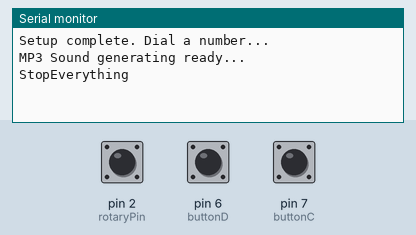
Simulated run of this sketch. Board: Arduino Uno, built with avr-gcc and run on an emulated ATmega328P. Parts: the last lines printed to the serial monitor. Inputs (shaded band) come from the test bench; at power-on: pin 2 (rotaryPin) HIGH, pin 7 (buttonC) LOW, pin 6 (buttonD) LOW. The audio player accepts every command and is not drawn.

Above: at 1.7 s.
1.8 s: pin 2 (rotaryPin) pulled LOW for 1 s
At 4.7 s:
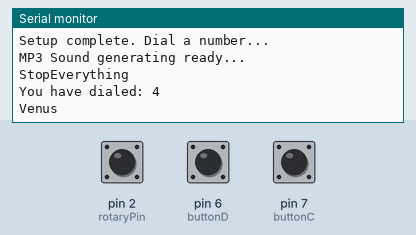
5.0 s: pin 7 (buttonC) pulled HIGH for 0.15 s
At 5.5 s:
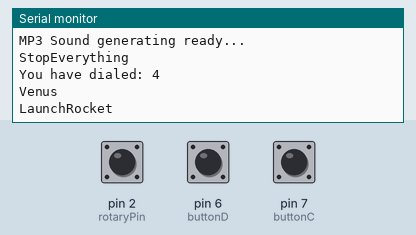
6.6 s: pin 2 (rotaryPin) pulled LOW for 3.2 s
At 11.6 s:
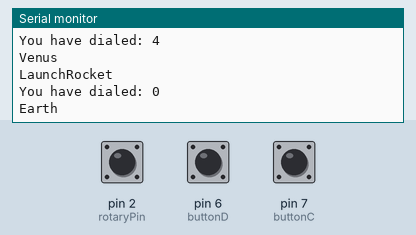
11.9 s: pin 2 (rotaryPin) pulsed LOW 5 times (0.12 s each, 0.3 s apart)
At 14.8 s:
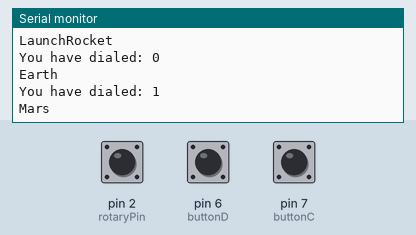
15.4 s: pin 2 (rotaryPin) pulsed LOW 5 times (0.12 s each, 0.3 s apart)
At 18.0 s:
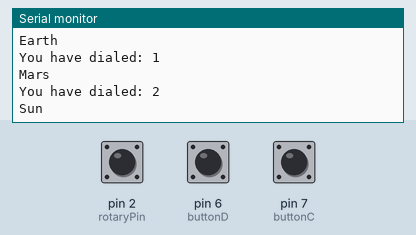
Timing chart, 0 to 19.5 s (numbered marks = the images above; inputs shaded):
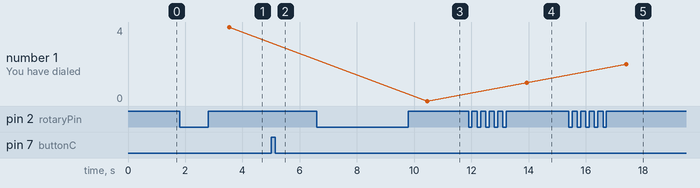

Measured:
- after the input at 1.8 s, the serial monitor: prints a new line after 1.7 s (image 1)
- after the input at 5.0 s, the serial monitor: prints a new line at once (image 2)
- after the input at 6.6 s, the serial monitor: prints a new line after 3.9 s (image 3)
- after the input at 11.9 s, the serial monitor: prints a new line after 2.0 s (image 4)
- after the input at 15.4 s, the serial monitor: prints a new line after 2.0 s (image 5)
- plotted number 1: 4 → 0 after the input at 6.6 s, 0 → 1 after the input at 11.9 s, 1 → 2 after the input at 15.4 s

The sketch:

Arduino-Code.ino
```cpp
// Libraries for DFPlayer Mini and software serial communication.

#include <DFRobotDFPlayerMini.h>
#include "SoftwareSerial.h"
#include "DFRobotDFPlayerMini.h"

int rotaryPin = 2; // Pin D2 where the rotary part of the phone is connected
int buttonC = 7;   // Button C connected to D7
int buttonD = 6;   // Button D connected to D6

int pulseCount = 0; // Used for tracking the number of pulses generated by rotary dial
bool dialing = false; // Indicates if a number is currently being dialed
unsigned long lastPulseTime = 0; // Tracks the time of the last pulse to detect when dialing is complete
bool buttonDState = false;       // Tracks the current state of the button
bool lastButtonDState = false;  // Tracks the previous state of the button

SoftwareSerial mySerial(10, 11); // RX, TX
DFRobotDFPlayerMini myDFPlayer; // Object to control the DFPlayer Mini module.

void setup() {
  pinMode(rotaryPin, INPUT_PULLUP); // Set rotaryPin as an input with an internal pull-up resistor. Is set to INPUT_PULLUP, so it reads HIGH when the circuit is open.
  pinMode(buttonC, INPUT); // Set as input for detecting button presses.
  pinMode(buttonD, INPUT); // Set as input for detecting button presses.

  Serial.begin(9600);
  Serial.println("Setup complete. Dial a number...");


  mySerial.begin(9600);
  if (!myDFPlayer.begin(mySerial)) {
    Serial.println("DFPlayer Mini initialization failed!");
    while (true);
  }
  myDFPlayer.volume(30); // Volume for speaker
  Serial.println("MP3 Sound generating ready...");
}

void loop() {
  // Read rotary dial state
  int rotaryState = digitalRead(rotaryPin);

  // Start the call button
  if (digitalRead(buttonC) == HIGH) {
    Serial.println("LaunchRocket");
    myDFPlayer.play(1);
    delay(200);
  }

  // Check if buttonD is pressed (falling edge detection)
  buttonDState = digitalRead(buttonD) == LOW;

  if (buttonDState && !lastButtonDState) { // Trigger only when button is pressed
    Serial.println("StopEverything");
    myDFPlayer.play(2);
  }

  lastButtonDState = buttonDState;

  if (rotaryState == LOW) {
    pulseCount++; // Increment pulse count on pulse
    lastPulseTime = millis(); // Record time of last pulse
    dialing = true; // Mark as dialing
  }

  if (dialing && millis() - lastPulseTime > 700) {
    int dialedNumber = -1; // Initialize with an invalid value

    // Map pulseCount ranges to dialed numbers
    if (pulseCount >= 10 && pulseCount <= 12) {
      dialedNumber = 1;
    } else if (pulseCount >= 13 && pulseCount <= 15) {
      dialedNumber = 2;
    } else if (pulseCount >= 16 && pulseCount <= 18) {
      dialedNumber = 3;
    } else if (pulseCount >= 19 && pulseCount <= 21) {
      dialedNumber = 4;
    } else if (pulseCount >= 22 && pulseCount <= 24) {
      dialedNumber = 5;
    } else if (pulseCount >= 25 && pulseCount <= 27) {
      dialedNumber = 6;
    } else if (pulseCount >= 28 && pulseCount <= 30) {
      dialedNumber = 7;
    } else if (pulseCount >= 31 && pulseCount <= 33) {
      dialedNumber = 8;
    } else if (pulseCount >= 34 && pulseCount <= 36) {
      dialedNumber = 9;
    } else if (pulseCount >= 37) {
      dialedNumber = 0;
    }

    // Print the detected number if valid
    if (dialedNumber != -1) {
      Serial.print("You have dialed: ");
      Serial.println(dialedNumber);

      // Add actions for each number
      if (dialedNumber == 0) {
        Serial.println("Earth"); // Message for Unity
        myDFPlayer.play(3); // Play 0003.mp3 from SD card
      } else if (dialedNumber == 1) {
        Serial.println("Mars"); // Message for Unity
        myDFPlayer.play(4); // Play 0004.mp3 from SD card
      } else if (dialedNumber == 2) {
        Serial.println("Sun"); // Message for Unity
        myDFPlayer.play(5); // Play 0005.mp3 from SD card
      } else if (dialedNumber == 3) {
        Serial.println("Mercury"); // Message for Unity
        myDFPlayer.play(6); // Play 0006.mp3 from SD card
      } else if (dialedNumber == 4) {
        Serial.println("Venus"); // Message for Unity
        myDFPlayer.play(7); // Play 0007.mp3 from SD card
      } else if (dialedNumber == 5) {
        Serial.println("Jupiter"); // Message for Unity
        myDFPlayer.play(8); // Play 0008.mp3 from SD card
      } else if (dialedNumber == 6) {
        Serial.println("Saturn"); // Message for Unity
        myDFPlayer.play(9); // Play 0009.mp3 from SD card
      } else if (dialedNumber == 7) {
        Serial.println("Uranus"); // Message for Unity
        myDFPlayer.play(10); // Play 0010.mp3 from SD card
      } else if (dialedNumber == 8) {
        Serial.println("Neptune"); // Message for Unity
        myDFPlayer.play(11); // Play 0011.mp3 from SD card
      } else if (dialedNumber == 9) {
        Serial.println("Moon"); // Message for Unity
        myDFPlayer.play(12); // Play 0012.mp3 from SD card

      } else {
        Serial.println("Error: Invalid pulse count!");
      }
    }

    // Reset counters for the next dial
    pulseCount = 0;
    dialing = false;
  }

  delay(50); // Small delay for stability
}
```
